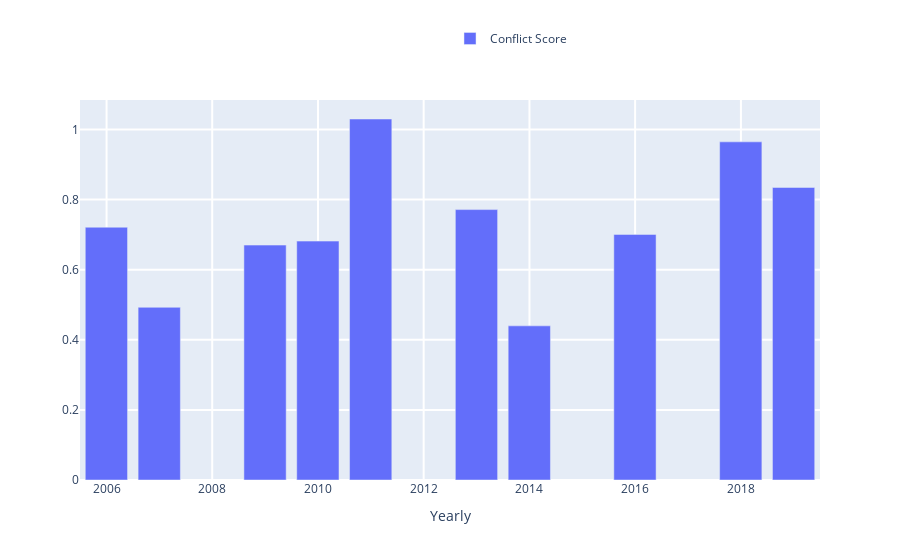

Notebook source saved alongside this figure:
### Markdown cell above
<span style="color:MediumSeaGreen; font-weight:bold"> TRY YOURSELF! THIS IS WHAT WILL HAPPEN WHEN YOU CLICK 'Show Page Conflict' BUTTON </span>

### Code cell
### ----------------------------------------------------------------------------------- ###
### TRY YOURSELF! THIS IS WHAT WILL HAPPEN WHEN YOU CLICK 'Show Page Conflict' BUTTON   ###
### ----------------------------------------------------------------------------------- ###

## This is the page you used ##
print('The page that is being used:', the_page['title'])

## Continue to use our data from A.2; calculate the Conflict Score definded as above ##
conflict_sc = total_actions.conflict.sum() / total_actions.elegibles.sum()
print('Page conflict score is:', conflict_sc)

## visualization, core visual code lies in ConflictsListener, then the interact function    ##
## make it interactive, mode details see:                                                   ##
## https://github.com/gesiscss/wikiwho_demo/blob/master/visualization/conflicts_listener.py ##

# First check whether the page conflict score is zero
if conflict_sc != 0:
    # Define a ConflictsListener instance
    conflicts_listener = ConflictsListener(total_actions)

    # Set parameters
    begin_date = total_actions['year_month'].iloc[0]
    end_date = total_actions['year_month'].iloc[-1]
    frequency = 'Yearly' # 'Monthly'
    
    # The metrics we need:
    # ['Total', 'Total_surv_48h', 'Total_persistent', 'Total_stopword_count',
    #  'Total Elegible Actions', 'Number of Conflicts', 'Number of Revisions',
    #  'Conflict Score', 'Absolute Conflict Score', 'Conflict Ratio', ('None')]
    # Note: only 'red_line' has 'None' option.
    black_line = 'Conflict Score'
    red_line = 'None'
    
    conflicts_listener.listen(
        _range1 = begin_date,
        _range2 = end_date,
        granularity = frequency,
        black = black_line,
        red = red_line
    )

### Figure 1 — Plotly figure (JSON) as saved in the notebook; plotly's stock layout.template omitted (floating-point values rounded to 4 significant figures)
{"data": [{"name": "Conflict Score", "type": "bar", "x": ["2005-12-31T00:00:00", "2006-12-31T00:00:00", "2008-12-31T00:00:00", "2009-12-31T00:00:00", "2010-12-31T00:00:00", "2012-12-31T00:00:00", "2013-12-31T00:00:00", "2015-12-31T00:00:00", "2017-12-31T00:00:00", "2018-12-31T00:00:00"], "y": [0.721, 0.4926, 0.67, 0.6813, 1.03, 0.7712, 0.4396, 0.7004, 0.9644, 0.8344]}], "layout": {"barmode": "group", "hovermode": "closest", "legend": {"x": 0.5, "y": 1.2}, "showlegend": true, "xaxis": {"gridwidth": 2, "ticklen": 5, "title": {"text": "Yearly"}, "zeroline": true}, "yaxis": {"gridwidth": 2, "ticklen": 5}}}
